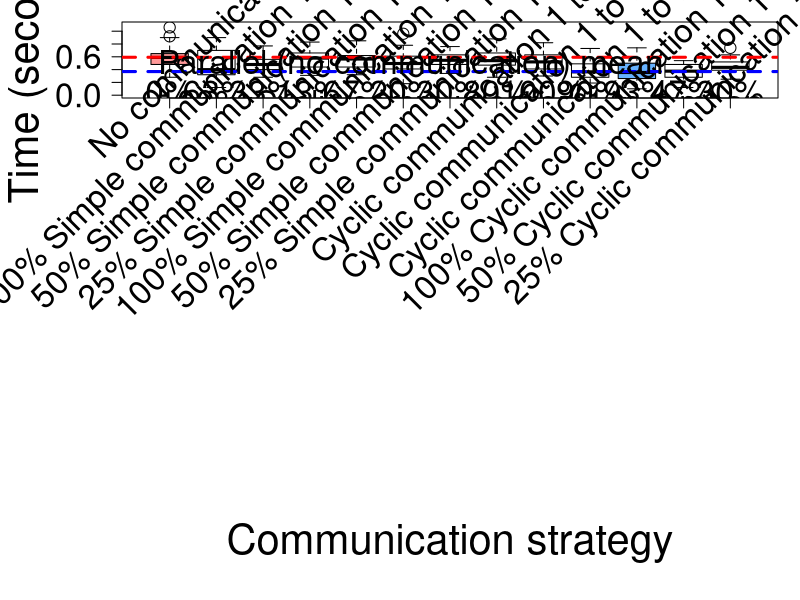

R code for this plot:
par=c(1.060,0.380,0.900,0.580,0.640,0.480,0.650,0.550,0.760,0.520,0.500,0.700,0.470,0.280,0.600,0.510,0.650,0.480,0.610,0.470,0.360,0.630,0.920,0.630,0.560,0.710,0.620,0.470,0.450,0.640)
com11_50_v2=c(0.170,0.220,0.430,0.500,0.500,0.340,0.330,0.280,0.420,0.470,0.300,0.460,0.120,0.490,0.540,0.480,0.200,0.360,0.520,0.480,0.370,0.430,0.380,0.340,0.530,0.190,0.300,0.130,0.490,0.280)
com11_100_v2=c(0.330,0.350,0.350,0.100,0.280,0.280,0.340,0.560,0.520,0.400,0.510,0.380,0.480,0.220,0.590,0.360,0.430,0.740,0.240,0.180,0.190,0.150,0.220,0.510,0.380,0.260,0.500,0.500,0.380,0.350)

data<-data.frame(
par,
com11_100=c(0.80,0.40,0.80,0.80,0.130,0.410,0.360,0.240,0.40,0.50,0.190,0.140,0.50,0.340,0.80,0.860,0.70,0.120,0.120,0.130,0.60,0.40,0.390,0.90,0.400,0.330,0.320,0.700,0.50,0.80),
com11_50=c(0.280,0.350,0.380,0.480,0.500,0.400,0.470,0.450,0.530,0.400,0.430,0.600,0.480,0.370,0.580,0.770,0.570,0.390,0.380,0.590,0.460,0.750,0.500,0.500,0.560,0.560,0.560,0.390,0.710,0.460),
com11_25=c(0.350,0.390,0.530,0.710,0.600,0.520,0.670,0.580,0.460,0.310,0.580,0.590,0.660,0.780,0.830,0.590,0.530,0.440,0.380,0.710,0.340,0.750,0.710,0.440,0.610,0.430,0.620,0.380,0.540,0.580),
com1n_100=c(0.840,0.350,0.320,0.380,0.450,0.550,0.590,0.620,0.400,0.620,0.550,0.620,0.520,0.580,0.810,0.520,0.500,0.620,0.730,0.430,0.630,0.850,0.440,0.630,0.670,0.440,0.590,0.490,0.320,0.600),
com1n_50=c(0.410,0.380,0.410,0.440,0.450,0.400,0.500,0.630,0.600,0.760,0.510,0.780,0.450,0.380,0.500,0.390,0.660,0.740,0.490,0.380,0.180,0.480,0.650,0.540,0.520,0.960,0.610,0.540,0.460,0.320),
com1n_25=c(0.760,0.760,0.530,0.630,0.750,0.590,0.470,0.500,0.640,0.480,0.530,0.700,0.560,0.350,0.670,0.600,0.520,0.430,0.500,0.680,0.570,0.340,0.540,0.610,0.340,0.450,0.470,0.490,0.580,0.550),
com1n_v2=c(0.780,0.660,0.550,0.880,0.510,0.780,0.470,0.540,0.300,0.740,0.490,0.310,0.520,0.650,0.280,0.470,0.540,0.670,0.410,0.350,0.540,0.470,0.500,0.590,0.780,0.670,0.560,0.380,0.580,0.600),
com1n2_v2=c(0.600,0.340,0.620,0.630,0.440,0.500,0.780,0.410,0.410,0.660,0.350,0.300,0.420,0.360,0.690,0.460,0.820,0.540,0.730,0.500,0.580,0.540,0.670,0.720,0.360,0.470,0.480,0.300,0.610,0.620),
com1n4_v2=c(0.440,0.490,0.230,0.400,0.280,0.280,0.490,0.560,0.500,0.410,0.320,0.190,0.310,0.340,0.210,0.340,0.520,0.630,0.370,0.310,0.250,0.450,0.590,0.730,0.660,0.230,0.360,0.450,0.280,0.340),
com11_100_v2,
com11_50_v2,
com11_25_v2=c(0.400,0.370,0.570,0.520,0.620,0.420,0.600,0.430,0.540,0.350,0.460,0.450,0.390,0.450,0.440,0.430,0.580,0.390,0.630,0.280,0.460,0.410,0.740,0.290,0.290,0.250,0.350,0.520,0.480,0.410))

dev=pdf("g9_comm_BP.pdf", height=17, width=21)
par(cex.axis=2)
par(mar=c(25,6,1,1)+.1)
p_ylim=c(0,1.1);

col_par_box <- rgb(1, 153/255, 153/255, 1)
col_comm_box <- rgb(102/255, 178/255, 1, 1)


col_boxes = c(col_par_box,rep.int("white",9),col_comm_box,rep.int("white",2))

lablist= c("                       No communication",
			  "100% Simple communication 1 to 1",
           " 50% Simple communication 1 to 1",
			  " 25% Simple communication 1 to 1",
			  "100% Simple communication 1 to n",
			  " 50% Simple communication 1 to n",
			  " 25% Simple communication 1 to n",
			  "     Cyclic communication 1 to n",
			  "   Cyclic communication 1 to n/2",
			  "   Cyclic communication 1 to n/4",
			  "100% Cyclic communication 1 to 1",
			  " 50% Cyclic communication 1 to 1",
			  " 25% Cyclic communication 1 to 1")
boxplot(data, las = 2, names = c(rep.int("",13)), cex = 1.5, ylim=p_ylim, col=col_boxes)
text(x=c(1:13), y=rep.int(0.05,13), cex=2, labels=c("0%","63%","33%","13%","67%","20%","30%","80%", "100%", "90%", "93%", "47%", "30%"))
text(x = seq(-0.2,11.8,by=1), par("usr")[3] - 0.2, labels = lablist, srt = 45, adj= 2, pos = 1, xpd = TRUE, cex=2)

x <- c(0:14)
lines(x, rep.int(mean(par), 15), col="red", lwd=3, lty=2)
lines(x, rep.int(mean(com11_100_v2), 15), col="blue", lwd=3, , lty=2)

legend(	'topright', 
			c("Parallel (no communication) mean", "100% Cyclic communication 1 to 1 mean"), 
			lty=2, lwd=4,
			col=c("red", "blue"), 
			bty='n', # box type around legend
			pch = c(NA, NA),
			cex=2)

mtext("Communication strategy", side=1, line=22, cex=2.5)
mtext("Time (seconds)", side=2, line=4, cex=2.5)
dev.off()

